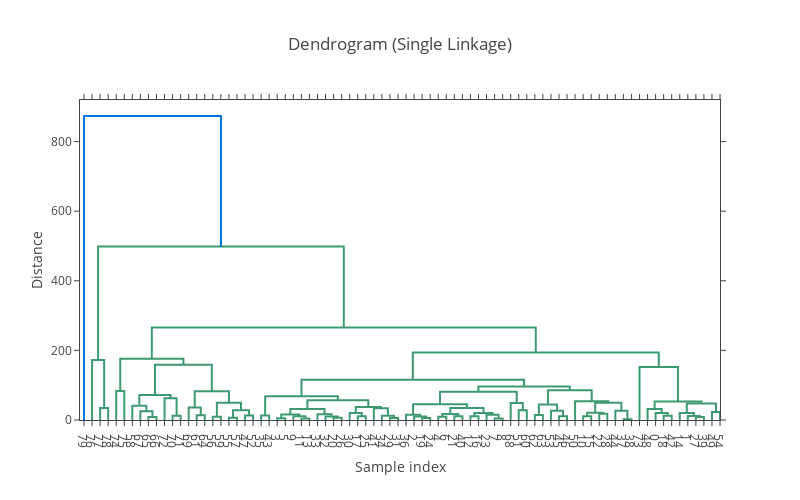
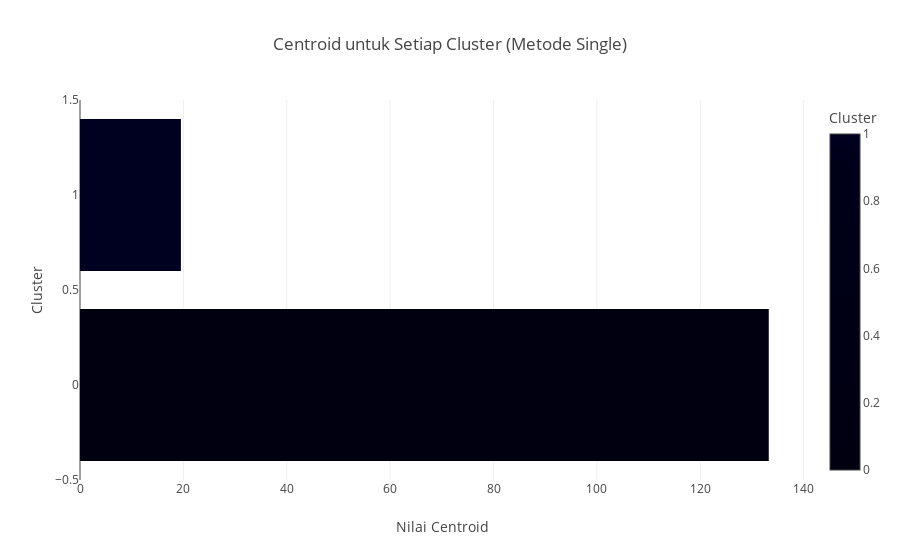

The code cell stored with these charts, in order, in its notebook:
### Code cell
# Dendrogram
fig_dendrogram = ff.create_dendrogram(linkage_matrix_single)
fig_dendrogram.update_layout(title='Dendrogram (Single Linkage)',
                             xaxis_title='Sample index',
                             yaxis_title='Distance',
                             width=800, height=500)
fig_dendrogram.show()

# Plot Centroid
fig_centroid = px.bar(centroids_single, x='JUMLAH_LONGSOR', y='cluster_single', orientation='h',
                      labels={'JUMLAH_LONGSOR': 'Nilai Centroid', 'cluster_single': 'Cluster'},
                      title='Centroid untuk Setiap Cluster (Metode Single)',
                      color='cluster_single')
fig_centroid.show()

### Figure 1 — Plotly figure (JSON) as saved in the notebook; plotly's stock layout.template omitted (floating-point values rounded to 4 significant figures)
{"data": [{"hoverinfo": "text", "marker": {"color": "rgb(61,153,112)"}, "mode": "lines", "type": "scatter", "x": [25, 25, 35, 35], "xaxis": "x", "y": [0, 34.69, 34.69, 0], "yaxis": "y"}, {"hoverinfo": "text", "marker": {"color": "rgb(61,153,112)"}, "mode": "lines", "type": "scatter", "x": [15, 15, 30, 30], "xaxis": "x", "y": [0, 172.7, 172.7, 34.69], "yaxis": "y"}, {"hoverinfo": "text", "marker": {"color": "rgb(61,153,112)"}, "mode": "lines", "type": "scatter", "x": [45, 45, 55, 55], "xaxis": "x", "y": [0, 83.23, 83.23, 0], "yaxis": "y"}, {"hoverinfo": "text", "marker": {"color": "rgb(61,153,112)"}, "mode": "lines", "type": "scatter", "x": [85, 85, 95, 95], "xaxis": "x", "y": [0, 8.321, 8.321, 0], "yaxis": "y"}, {"hoverinfo": "text", "marker": {"color": "rgb(61,153,112)"}, "mode": "lines", "type": "scatter", "x": [75, 75, 90, 90], "xaxis": "x", "y": [0, 25.05, 25.05, 8.321], "yaxis": "y"}, {"hoverinfo": "text", "marker": {"color": "rgb(61,153,112)"}, "mode": "lines", "type": "scatter", "x": [65, 65, 82.5, 82.5], "xaxis": "x", "y": [0, 40.75, 40.75, 25.05], "yaxis": "y"}, {"hoverinfo": "text", "marker": {"color": "rgb(61,153,112)"}, "mode": "lines", "type": "scatter", "x": [115, 115, 125, 125], "xaxis": "x", "y": [0, 12.19, 12.19, 0], "yaxis": "y"}, {"hoverinfo": "text", "marker": {"color": "rgb(61,153,112)"}, "mode": "lines", "type": "scatter", "x": [105, 105, 120, 120], "xaxis": "x", "y": [0, 62.22, 62.22, 12.19], "yaxis": "y"}, {"hoverinfo": "text", "marker": {"color": "rgb(61,153,112)"}, "mode": "lines", "type": "scatter", "x": [73.75, 73.75, 112.5, 112.5], "xaxis": "x", "y": [40.75, 71.98, 71.98, 62.22], "yaxis": "y"}, {"hoverinfo": "text", "marker": {"color": "rgb(61,153,112)"}, "mode": "lines", "type": "scatter", "x": [145, 145, 155, 155], "xaxis": "x", "y": [0, 13.66, 13.66, 0], "yaxis": "y"}, {"hoverinfo": "text", "marker": {"color": "rgb(61,153,112)"}, "mode": "lines", "type": "scatter", "x": [135, 135, 150, 150], "xaxis": "x", "y": [0, 36.0, 36.0, 13.66], "yaxis": "y"}, {"hoverinfo": "text", "marker": {"color": "rgb(61,153,112)"}, "mode": "lines", "type": "scatter", "x": [165, 165, 175, 175], "xaxis": "x", "y": [0, 9.661, 9.661, 0], "yaxis": "y"}, {"hoverinfo": "text", "marker": {"color": "rgb(61,153,112)"}, "mode": "lines", "type": "scatter", "x": [185, 185, 195, 195], "xaxis": "x", "y": [0, 6.598, 6.598, 0], "yaxis": "y"}, {"hoverinfo": "text", "marker": {"color": "rgb(61,153,112)"}, "mode": "lines", "type": "scatter", "x": [205, 205, 215, 215], "xaxis": "x", "y": [0, 13.07, 13.07, 0], "yaxis": "y"}, {"hoverinfo": "text", "marker": {"color": "rgb(61,153,112)"}, "mode": "lines", "type": "scatter", "x": [190, 190, 210, 210], "xaxis": "x", "y": [6.598, 28.25, 28.25, 13.07], "yaxis": "y"}, {"hoverinfo": "text", "marker": {"color": "rgb(61,153,112)"}, "mode": "lines", "type": "scatter", "x": [170, 170, 200, 200], "xaxis": "x", "y": [9.661, 49.49, 49.49, 28.25], "yaxis": "y"}, {"hoverinfo": "text", "marker": {"color": "rgb(61,153,112)"}, "mode": "lines", "type": "scatter", "x": [142.5, 142.5, 185, 185], "xaxis": "x", "y": [36.0, 82.84, 82.84, 49.49], "yaxis": "y"}, {"hoverinfo": "text", "marker": {"color": "rgb(61,153,112)"}, "mode": "lines", "type": "scatter", "x": [93.12, 93.12, 163.8, 163.8], "xaxis": "x", "y": [71.98, 158.5, 158.5, 82.84], "yaxis": "y"}, {"hoverinfo": "text", "marker": {"color": "rgb(61,153,112)"}, "mode": "lines", "type": "scatter", "x": [50, 50, 128.4, 128.4], "xaxis": "x", "y": [83.23, 176.1, 176.1, 158.5], "yaxis": "y"}, {"hoverinfo": "text", "marker": {"color": "rgb(61,153,112)"}, "mode": "lines", "type": "scatter", "x": [225, 225, 235, 235], "xaxis": "x", "y": [0, 13.25, 13.25, 0], "yaxis": "y"}, {"hoverinfo": "text", "marker": {"color": "rgb(61,153,112)"}, "mode": "lines", "type": "scatter", "x": [245, 245, 255, 255], "xaxis": "x", "y": [0, 4.69, 4.69, 0], "yaxis": "y"}, {"hoverinfo": "text", "marker": {"color": "rgb(61,153,112)"}, "mode": "lines", "type": "scatter", "x": [275, 275, 285, 285], "xaxis": "x", "y": [0, 4.185, 4.185, 0], "yaxis": "y"}, {"hoverinfo": "text", "marker": {"color": "rgb(61,153,112)"}, "mode": "lines", "type": "scatter", "x": [265, 265, 280, 280], "xaxis": "x", "y": [0, 10.65, 10.65, 4.185], "yaxis": "y"}, {"hoverinfo": "text", "marker": {"color": "rgb(61,153,112)"}, "mode": "lines", "type": "scatter", "x": [250, 250, 272.5, 272.5], "xaxis": "x", "y": [4.69, 16.13, 16.13, 10.65], "yaxis": "y"}, {"hoverinfo": "text", "marker": {"color": "rgb(61,153,112)"}, "mode": "lines", "type": "scatter", "x": [315, 315, 325, 325], "xaxis": "x", "y": [0, 6.646, 6.646, 0], "yaxis": "y"}, {"hoverinfo": "text", "marker": {"color": "rgb(61,153,112)"}, "mode": "lines", "type": "scatter", "x": [305, 305, 320, 320], "xaxis": "x", "y": [0, 10.13, 10.13, 6.646], "yaxis": "y"}, {"hoverinfo": "text", "marker": {"color": "rgb(61,153,112)"}, "mode": "lines", "type": "scatter", "x": [295, 295, 312.5, 312.5], "xaxis": "x", "y": [0, 16.25, 16.25, 10.13], "yaxis": "y"}, {"hoverinfo": "text", "marker": {"color": "rgb(61,153,112)"}, "mode": "lines", "type": "scatter", "x": [261.2, 261.2, 303.8, 303.8], "xaxis": "x", "y": [16.13, 31.88, 31.88, 16.25], "yaxis": "y"}, {"hoverinfo": "text", "marker": {"color": "rgb(61,153,112)"}, "mode": "lines", "type": "scatter", "x": [345, 345, 355, 355], "xaxis": "x", "y": [0, 10.65, 10.65, 0], "yaxis": "y"}, {"hoverinfo": "text", "marker": {"color": "rgb(61,153,112)"}, "mode": "lines", "type": "scatter", "x": [335, 335, 350, 350], "xaxis": "x", "y": [0, 19.94, 19.94, 10.65], "yaxis": "y"}, {"hoverinfo": "text", "marker": {"color": "rgb(61,153,112)"}, "mode": "lines", "type": "scatter", "x": [385, 385, 395, 395], "xaxis": "x", "y": [0, 6.028, 6.028, 0], "yaxis": "y"}, {"hoverinfo": "text", "marker": {"color": "rgb(61,153,112)"}, "mode": "lines", "type": "scatter", "x": [375, 375, 390, 390], "xaxis": "x", "y": [0, 12.0, 12.0, 6.028], "yaxis": "y"}, {"hoverinfo": "text", "marker": {"color": "rgb(61,153,112)"}, "mode": "lines", "type": "scatter", "x": [365, 365, 382.5, 382.5], "xaxis": "x", "y": [0, 33.47, 33.47, 12.0], "yaxis": "y"}, {"hoverinfo": "text", "marker": {"color": "rgb(61,153,112)"}, "mode": "lines", "type": "scatter", "x": [342.5, 342.5, 373.8, 373.8], "xaxis": "x", "y": [19.94, 37.44, 37.44, 33.47], "yaxis": "y"}, {"hoverinfo": "text", "marker": {"color": "rgb(61,153,112)"}, "mode": "lines", "type": "scatter", "x": [282.5, 282.5, 358.1, 358.1], "xaxis": "x", "y": [31.88, 56.47, 56.47, 37.44], "yaxis": "y"}, {"hoverinfo": "text", "marker": {"color": "rgb(61,153,112)"}, "mode": "lines", "type": "scatter", "x": [230, 230, 320.3, 320.3], "xaxis": "x", "y": [13.25, 68.33, 68.33, 56.47], "yaxis": "y"}, {"hoverinfo": "text", "marker": {"color": "rgb(61,153,112)"}, "mode": "lines", "type": "scatter", "x": [425, 425, 435, 435], "xaxis": "x", "y": [0, 5.547, 5.547, 0], "yaxis": "y"}, {"hoverinfo": "text", "marker": {"color": "rgb(61,153,112)"}, "mode": "lines", "type": "scatter", "x": [415, 415, 430, 430], "xaxis": "x", "y": [0, 10.39, 10.39, 5.547], "yaxis": "y"}, {"hoverinfo": "text", "marker": {"color": "rgb(61,153,112)"}, "mode": "lines", "type": "scatter", "x": [405, 405, 422.5, 422.5], "xaxis": "x", "y": [0, 14.77, 14.77, 10.39], "yaxis": "y"}, {"hoverinfo": "text", "marker": {"color": "rgb(61,153,112)"}, "mode": "lines", "type": "scatter", "x": [445, 445, 455, 455], "xaxis": "x", "y": [0, 9.548, 9.548, 0], "yaxis": "y"}, {"hoverinfo": "text", "marker": {"color": "rgb(61,153,112)"}, "mode": "lines", "type": "scatter", "x": [465, 465, 475, 475], "xaxis": "x", "y": [0, 10.81, 10.81, 0], "yaxis": "y"}, {"hoverinfo": "text", "marker": {"color": "rgb(61,153,112)"}, "mode": "lines", "type": "scatter", "x": [450, 450, 470, 470], "xaxis": "x", "y": [9.548, 17.54, 17.54, 10.81], "yaxis": "y"}, {"hoverinfo": "text", "marker": {"color": "rgb(61,153,112)"}, "mode": "lines", "type": "scatter", "x": [485, 485, 495, 495], "xaxis": "x", "y": [0, 10.98, 10.98, 0], "yaxis": "y"}, {"hoverinfo": "text", "marker": {"color": "rgb(61,153,112)"}, "mode": "lines", "type": "scatter", "x": [515, 515, 525, 525], "xaxis": "x", "y": [0, 4.243, 4.243, 0], "yaxis": "y"}, {"hoverinfo": "text", "marker": {"color": "rgb(61,153,112)"}, "mode": "lines", "type": "scatter", "x": [505, 505, 520, 520], "xaxis": "x", "y": [0, 15.0, 15.0, 4.243], "yaxis": "y"}, {"hoverinfo": "text", "marker": {"color": "rgb(61,153,112)"}, "mode": "lines", "type": "scatter", "x": [490, 490, 512.5, 512.5], "xaxis": "x", "y": [10.98, 20.26, 20.26, 15.0], "yaxis": "y"}, {"hoverinfo": "text", "marker": {"color": "rgb(61,153,112)"}, "mode": "lines", "type": "scatter", "x": [460, 460, 501.2, 501.2], "xaxis": "x", "y": [17.54, 34.3, 34.3, 20.26], "yaxis": "y"}, {"hoverinfo": "text", "marker": {"color": "rgb(61,153,112)"}, "mode": "lines", "type": "scatter", "x": [413.8, 413.8, 480.6, 480.6], "xaxis": "x", "y": [14.77, 45.51, 45.51, 34.3], "yaxis": "y"}, {"hoverinfo": "text", "marker": {"color": "rgb(61,153,112)"}, "mode": "lines", "type": "scatter", "x": [545, 545, 555, 555], "xaxis": "x", "y": [0, 27.68, 27.68, 0], "yaxis": "y"}, {"hoverinfo": "text", "marker": {"color": "rgb(61,153,112)"}, "mode": "lines", "type": "scatter", "x": [535, 535, 550, 550], "xaxis": "x", "y": [0, 48.54, 48.54, 27.68], "yaxis": "y"}, {"hoverinfo": "text", "marker": {"color": "rgb(61,153,112)"}, "mode": "lines", "type": "scatter", "x": [447.2, 447.2, 542.5, 542.5], "xaxis": "x", "y": [45.51, 81.33, 81.33, 48.54], "yaxis": "y"}, {"hoverinfo": "text", "marker": {"color": "rgb(61,153,112)"}, "mode": "lines", "type": "scatter", "x": [565, 565, 575, 575], "xaxis": "x", "y": [0, 14.2, 14.2, 0], "yaxis": "y"}, {"hoverinfo": "text", "marker": {"color": "rgb(61,153,112)"}, "mode": "lines", "type": "scatter", "x": [595, 595, 605, 605], "xaxis": "x", "y": [0, 11.01, 11.01, 0], "yaxis": "y"}, {"hoverinfo": "text", "marker": {"color": "rgb(61,153,112)"}, "mode": "lines", "type": "scatter", "x": [585, 585, 600, 600], "xaxis": "x", "y": [0, 26.7, 26.7, 11.01], "yaxis": "y"}, {"hoverinfo": "text", "marker": {"color": "rgb(61,153,112)"}, "mode": "lines", "type": "scatter", "x": [570, 570, 592.5, 592.5], "xaxis": "x", "y": [14.2, 44.69, 44.69, 26.7], "yaxis": "y"}, {"hoverinfo": "text", "marker": {"color": "rgb(61,153,112)"}, "mode": "lines", "type": "scatter", "x": [625, 625, 635, 635], "xaxis": "x", "y": [0, 11.08, 11.08, 0], "yaxis": "y"}, {"hoverinfo": "text", "marker": {"color": "rgb(61,153,112)"}, "mode": "lines", "type": "scatter", "x": [645, 645, 655, 655], "xaxis": "x", "y": [0, 17.76, 17.76, 0], "yaxis": "y"}, {"hoverinfo": "text", "marker": {"color": "rgb(61,153,112)"}, "mode": "lines", "type": "scatter", "x": [630, 630, 650, 650], "xaxis": "x", "y": [11.08, 21.08, 21.08, 17.76], "yaxis": "y"}, {"hoverinfo": "text", "marker": {"color": "rgb(61,153,112)"}, "mode": "lines", "type": "scatter", "x": [675, 675, 685, 685], "xaxis": "x", "y": [0, 2.475, 2.475, 0], "yaxis": "y"}, {"hoverinfo": "text", "marker": {"color": "rgb(61,153,112)"}, "mode": "lines", "type": "scatter", "x": [665, 665, 680, 680], "xaxis": "x", "y": [0, 26.63, 26.63, 2.475], "yaxis": "y"}, {"hoverinfo": "text", "marker": {"color": "rgb(61,153,112)"}, "mode": "lines", "type": "scatter", "x": [640, 640, 672.5, 672.5], "xaxis": "x", "y": [21.08, 49.89, 49.89, 26.63], "yaxis": "y"}, {"hoverinfo": "text", "marker": {"color": "rgb(61,153,112)"}, "mode": "lines", "type": "scatter", "x": [615, 615, 656.2, 656.2], "xaxis": "x", "y": [0, 53.79, 53.79, 49.89], "yaxis": "y"}, {"hoverinfo": "text", "marker": {"color": "rgb(61,153,112)"}, "mode": "lines", "type": "scatter", "x": [581.2, 581.2, 635.6, 635.6], "xaxis": "x", "y": [44.69, 85.68, 85.68, 53.79], "yaxis": "y"}, {"hoverinfo": "text", "marker": {"color": "rgb(61,153,112)"}, "mode": "lines", "type": "scatter", "x": [494.8, 494.8, 608.4, 608.4], "xaxis": "x", "y": [81.33, 96.05, 96.05, 85.68], "yaxis": "y"}, {"hoverinfo": "text", "marker": {"color": "rgb(61,153,112)"}, "mode": "lines", "type": "scatter", "x": [275.2, 275.2, 551.6, 551.6], "xaxis": "x", "y": [68.33, 115.7, 115.7, 96.05], "yaxis": "y"}, {"hoverinfo": "text", "marker": {"color": "rgb(61,153,112)"}, "mode": "lines", "type": "scatter", "x": [725, 725, 735, 735], "xaxis": "x", "y": [0, 12.39, 12.39, 0], "yaxis": "y"}, {"hoverinfo": "text", "marker": {"color": "rgb(61,153,112)"}, "mode": "lines", "type": "scatter", "x": [715, 715, 730, 730], "xaxis": "x", "y": [0, 20.42, 20.42, 12.39], "yaxis": "y"}, {"hoverinfo": "text", "marker": {"color": "rgb(61,153,112)"}, "mode": "lines", "type": "scatter", "x": [705, 705, 722.5, 722.5], "xaxis": "x", "y": [0, 31.51, 31.51, 20.42], "yaxis": "y"}, {"hoverinfo": "text", "marker": {"color": "rgb(61,153,112)"}, "mode": "lines", "type": "scatter", "x": [765, 765, 775, 775], "xaxis": "x", "y": [0, 8.32, 8.32, 0], "yaxis": "y"}, {"hoverinfo": "text", "marker": {"color": "rgb(61,153,112)"}, "mode": "lines", "type": "scatter", "x": [755, 755, 770, 770], "xaxis": "x", "y": [0, 11.45, 11.45, 8.32], "yaxis": "y"}, {"hoverinfo": "text", "marker": {"color": "rgb(61,153,112)"}, "mode": "lines", "type": "scatter", "x": [745, 745, 762.5, 762.5], "xaxis": "x", "y": [0, 20.32, 20.32, 11.45], "yaxis": "y"}, {"hoverinfo": "text", "marker": {"color": "rgb(61,153,112)"}, "mode": "lines", "type": "scatter", "x": [785, 785, 795, 795], "xaxis": "x", "y": [0, 23.05, 23.05, 0], "yaxis": "y"}, {"hoverinfo": "text", "marker": {"color": "rgb(61,153,112)"}, "mode": "lines", "type": "scatter", "x": [753.8, 753.8, 790, 790], "xaxis": "x", "y": [20.32, 47.56, 47.56, 23.05], "yaxis": "y"}, {"hoverinfo": "text", "marker": {"color": "rgb(61,153,112)"}, "mode": "lines", "type": "scatter", "x": [713.8, 713.8, 771.9, 771.9], "xaxis": "x", "y": [31.51, 53.24, 53.24, 47.56], "yaxis": "y"}, {"hoverinfo": "text", "marker": {"color": "rgb(61,153,112)"}, "mode": "lines", "type": "scatter", "x": [695, 695, 742.8, 742.8], "xaxis": "x", "y": [0, 152.4, 152.4, 53.24], "yaxis": "y"}, {"hoverinfo": "text", "marker": {"color": "rgb(61,153,112)"}, "mode": "lines", "type": "scatter", "x": [413.4, 413.4, 718.9, 718.9], "xaxis": "x", "y": [115.7, 194.2, 194.2, 152.4], "yaxis": "y"}, {"hoverinfo": "text", "marker": {"color": "rgb(61,153,112)"}, "mode": "lines", "type": "scatter", "x": [89.22, 89.22, 566.2, 566.2], "xaxis": "x", "y": [176.1, 266.1, 266.1, 194.2], "yaxis": "y"}, {"hoverinfo": "text", "marker": {"color": "rgb(61,153,112)"}, "mode": "lines", "type": "scatter", "x": [22.5, 22.5, 327.7, 327.7], "xaxis": "x", "y": [172.7, 498.7, 498.7, 266.1], "yaxis": "y"}, {"hoverinfo": "text", "marker": {"color": "rgb(0,116,217)"}, "mode": "lines", "type": "scatter", "x": [5, 5, 175.1, 175.1], "xaxis": "x", "y": [0, 873.5, 873.5, 498.7], "yaxis": "y"}], "layout": {"autosize": false, "height": 500, "hovermode": "closest", "showlegend": false, "title": {"text": "Dendrogram (Single Linkage)"}, "width": 800, "xaxis": {"mirror": "allticks", "rangemode": "tozero", "showgrid": false, "showline": true, "showticklabels": true, "tickmode": "array", "ticks": "outside", "ticktext": ["79", "76", "77", "78", "74", "75", "58", "67", "65", "66", "72", "70", "71", "69", "61", "64", "56", "59", "55", "57", "47", "52", "35", "43", "3", "5", "9", "11", "13", "33", "32", "20", "26", "30", "17", "25", "41", "34", "29", "31", "36", "2", "19", "24", "4", "6", "21", "40", "12", "16", "23", "7", "8", "68", "51", "60", "62", "63", "53", "45", "46", "50", "10", "15", "22", "28", "44", "37", "38", "73", "48", "0", "18", "42", "14", "1", "27", "39", "49", "54"], "tickvals": [5, 15, 25, 35, 45, 55, 65, 75, 85, 95, 105, 115, 125, 135, 145, 155, 165, 175, 185, 195, 205, 215, 225, 235, 245, 255, 265, 275, 285, 295, 305, 315, 325, 335, 345, 355, 365, 375, 385, 395, 405, 415, 425, 435, 445, 455, 465, 475, 485, 495, 505, 515, 525, 535, 545, 555, 565, 575, 585, 595, 605, 615, 625, 635, 645, 655, 665, 675, 685, 695, 705, 715, 725, 735, 745, 755, 765, 775, 785, 795], "title": {"text": "Sample index"}, "type": "linear", "zeroline": false}, "yaxis": {"mirror": "allticks", "rangemode": "tozero", "showgrid": false, "showline": true, "showticklabels": true, "ticks": "outside", "title": {"text": "Distance"}, "type": "linear", "zeroline": false}}}

### Figure 2 — Plotly figure (JSON) as saved in the notebook; plotly's stock layout.template omitted (floating-point values rounded to 4 significant figures)
{"data": [{"alignmentgroup": "True", "hovertemplate": "Nilai Centroid=%{x}<br>Cluster=%{marker.color}<extra></extra>", "legendgroup": "", "marker": {"color": [0, 1], "coloraxis": "coloraxis", "pattern": {"shape": ""}}, "name": "", "offsetgroup": "", "orientation": "h", "showlegend": false, "textposition": "auto", "type": "bar", "x": [133.2, 19.52], "xaxis": "x", "y": [0, 1], "yaxis": "y"}], "layout": {"barmode": "relative", "coloraxis": {"colorbar": {"title": {"text": "Cluster"}}, "colorscale": [[0, "#000011"], [0.1111, "#000012"], [0.2222, "#000013"], [0.3333, "#000014"], [0.4444, "#000015"], [0.5556, "#000016"], [0.6667, "#000017"], [0.7778, "#000018"], [0.8889, "#000019"], [1, "#000020"]]}, "legend": {"tracegroupgap": 0}, "title": {"text": "Centroid untuk Setiap Cluster (Metode Single)"}, "xaxis": {"anchor": "y", "domain": [0, 1], "title": {"text": "Nilai Centroid"}}, "yaxis": {"anchor": "x", "domain": [0, 1], "title": {"text": "Cluster"}}}}
